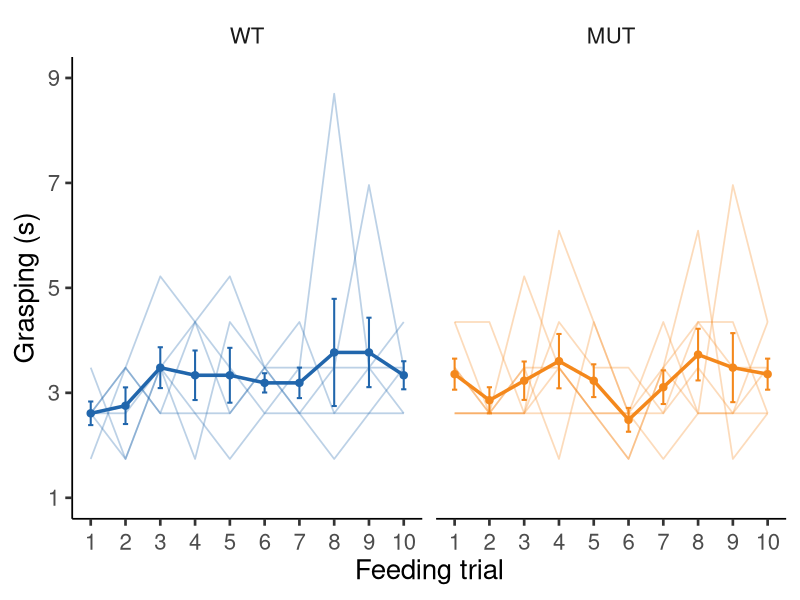
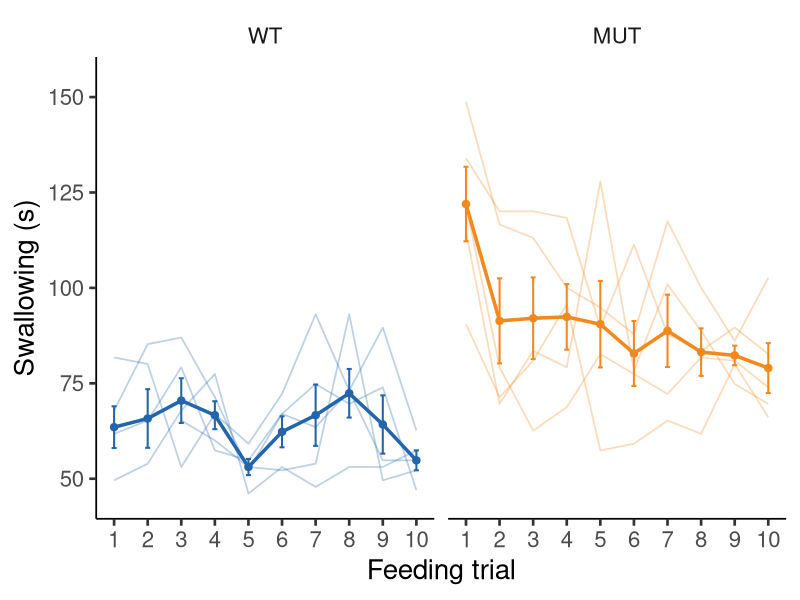
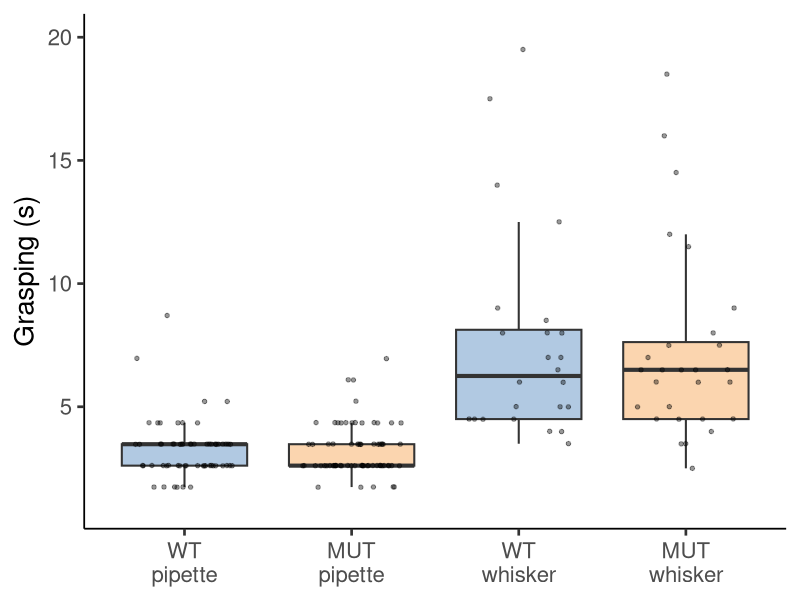

The R source for these figures, in order:
# Fig. S8d-f: Feeding behavior
# Author: Ruohan Zhong

# Packages
library(tidyverse)
library(readxl)

# Plot colors
my_cols <- c(WT = "#2166ac", MUT = "#f4881c")

# Load and prepare 10-trial grasping data
grasp_10 <- read.csv("grasp_pipette_10.csv") |>
  as_tibble() |>
  filter(method == "pipette") |>
  mutate(
    genotype   = factor(genotype, levels = c("WT", "MUT")),
    animalID   = factor(animalID),
    trial      = factor(trial, levels = 1:10),
    trial_num  = as.numeric(as.character(trial)),
    method     = factor(method),
    starvation = factor(starvation),
    animal     = animalID,
    time       = Tgrasp
  )

# Load and prepare 10-trial swallowing data
swallow_10 <- read.csv("swallow_pipette_10.csv") |>
  as_tibble() |>
  filter(method == "pipette") |>
  mutate(
    genotype   = factor(genotype, levels = c("WT", "MUT")),
    animalID   = factor(animalID),
    trial      = factor(trial, levels = 1:10),
    trial_num  = as.numeric(as.character(trial)),
    method     = factor(method),
    starvation = factor(starvation),
    animal     = animalID,
    time       = Tswallow
  )

# Fig. S8d - Grasping across 10 feeding trials
grasp_10_summary <- grasp_10 |>
  group_by(genotype, trial_num) |>
  summarise(
    mean_time = mean(time, na.rm = TRUE),
    se_time   = sd(time, na.rm = TRUE) / sqrt(dplyr::n()),
    .groups   = "drop"
  )

p_grasp_10 <- ggplot() +
  geom_line(
    data = grasp_10,
    aes(x = trial_num, y = time, group = animal, color = genotype),
    alpha = 0.3,
    linewidth = 0.6
  ) +
  geom_line(
    data = grasp_10_summary,
    aes(x = trial_num, y = mean_time, color = genotype),
    linewidth = 1.2
  ) +
  geom_point(
    data = grasp_10_summary,
    aes(x = trial_num, y = mean_time, color = genotype),
    size = 2.2
  ) +
  geom_errorbar(
    data = grasp_10_summary,
    aes(
      x = trial_num,
      ymin = mean_time - se_time,
      ymax = mean_time + se_time,
      color = genotype
    ),
    width = 0.15,
    linewidth = 0.7
  ) +
  facet_wrap(~ genotype, nrow = 1) +
  scale_color_manual(values = my_cols) +
  scale_x_continuous(breaks = 1:10, labels = 1:10) +
  scale_y_continuous(limits = c(1, 9), breaks = c(1, 3, 5, 7, 9)) +
  labs(
    x = "Feeding trial",
    y = "Grasping (s)"
  ) +
  theme_classic(base_size = 20) +
  theme(
    axis.line = element_line(color = "black", linewidth = 0.6),
    panel.border = element_blank(),
    strip.background = element_blank(),
    strip.text = element_text(face = "plain"),
    legend.position = "none",
    axis.text.x = element_text(angle = 0, vjust = 0.5)
  )

p_grasp_10

# Fig. S8e - Swallowing across 10 feeding trials
swallow_10_summary <- swallow_10 |>
  group_by(genotype, trial_num) |>
  summarise(
    mean_time = mean(time, na.rm = TRUE),
    se_time   = sd(time, na.rm = TRUE) / sqrt(dplyr::n()),
    .groups   = "drop"
  )

p_swallow_10 <- ggplot() +
  geom_line(
    data = swallow_10,
    aes(x = trial_num, y = time, group = animal, color = genotype),
    alpha = 0.3,
    linewidth = 0.6
  ) +
  geom_line(
    data = swallow_10_summary,
    aes(x = trial_num, y = mean_time, color = genotype),
    linewidth = 1.2
  ) +
  geom_point(
    data = swallow_10_summary,
    aes(x = trial_num, y = mean_time, color = genotype),
    size = 2.2
  ) +
  geom_errorbar(
    data = swallow_10_summary,
    aes(
      x = trial_num,
      ymin = mean_time - se_time,
      ymax = mean_time + se_time,
      color = genotype
    ),
    width = 0.15,
    linewidth = 0.7
  ) +
  facet_wrap(~ genotype, nrow = 1) +
  scale_color_manual(values = my_cols) +
  scale_x_continuous(breaks = 1:10, labels = 1:10) +
  scale_y_continuous(
    limits = c(45, 155),
    breaks = c(50, 75, 100, 125, 150)
  ) +
  labs(
    x = "Feeding trial",
    y = "Swallowing (s)"
  ) +
  theme_classic(base_size = 20) +
  theme(
    axis.line = element_line(color = "black", linewidth = 0.6),
    panel.border = element_blank(),
    strip.background = element_blank(),
    strip.text = element_text(face = "plain"),
    legend.position = "none"
  )

p_swallow_10

# Fig. S8f - Grasping with pipette and whisker delivery
grasp_delivery <- read_excel(
  "grasp_pipette_vs_whisker.xlsx"
) %>%
  mutate(
    Genotype = factor(
      Genotype,
      levels = c("WT", "MUT")
    ),
    FoodDelivery = factor(
      FoodDelivery,
      levels = c("pipette", "whisker")
    ),
    AnimalID = factor(AnimalID),
    Trial = as.integer(Trial),
    group_order = factor(
      paste(Genotype, FoodDelivery, sep = "_"),
      levels = c(
        "WT_pipette",
        "MUT_pipette",
        "WT_whisker",
        "MUT_whisker"
      )
    )
  )

p_box <- ggplot(
  grasp_delivery,
  aes(
    x = group_order,
    y = GraspingDuration_s,
    fill = Genotype
  )
) +
  geom_boxplot(
    alpha = 0.35,
    outlier.shape = NA,
    linewidth = 0.7
  ) +
  geom_jitter(
    width = 0.3,
    alpha = 0.4,
    size = 1.2,
    color = "black"
  ) +
  scale_fill_manual(values = my_cols) +
  scale_x_discrete(
    labels = c(
      "WT_pipette"  = "WT\npipette",
      "MUT_pipette" = "MUT\npipette",
      "WT_whisker"  = "WT\nwhisker",
      "MUT_whisker" = "MUT\nwhisker"
    )
  ) +
  scale_y_continuous(limits = c(1, 20)) +
  labs(
    x = NULL,
    y = "Grasping (s)"
  ) +
  theme_classic(base_size = 20) +
  theme(
    axis.line = element_line(
      color = "black",
      linewidth = 0.6
    ),
    axis.text.x = element_text(vjust = 0.8),
    legend.position = "none"
  )

p_box

# Session information
sessionInfo()
